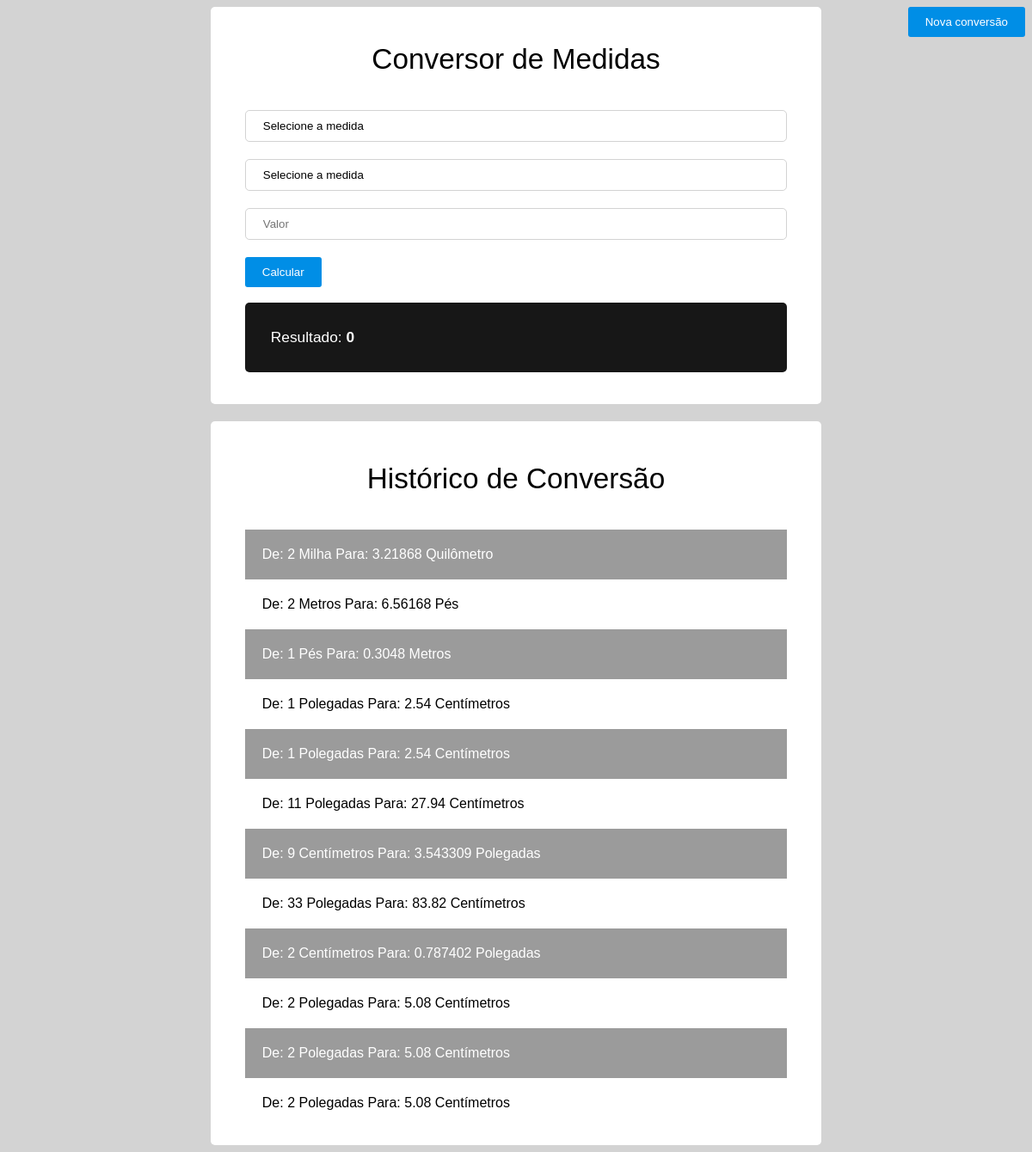
The page / on the database its author committed.
### tables this page shows
CREATE TABLE historic(
    id INTEGER PRIMARY KEY AUTOINCREMENT NOT NULL UNIQUE,
    value_from DECIMAL NOT NULL,
    unity_from VARCHAR NOT NULL,
    value_to DECIMAL NOT NULL,
    unity_to VARCHAR NOT NULL
);

### index.php (called while the page is built, shortened)
<?php
require_once 'controller/Controller.php';
$controller = new Controller();
$controller->init();
?>

### model/AbstractFactory.php (called while the page is built, shortened)
<?php
abstract class AbstractFactory {
    public function __construct() {
        try {
            $this->db = new PDO("sqlite:model/DB_Convertion.sqlite");
        } catch (PDOException $exception) {
            echo $exception->getMessage();
        } catch (Exception $exception) {
            echo $exception->getMessage();
        }
    }
    protected function queryRowsToListOfObjects
    (PDOStatement $result, $nameObject): array {
        $list = array();
        $r = $result->fetchAll(PDO::FETCH_NUM);
        foreach ($r as $row) {
            $ref = new ReflectionClass($nameObject);
            $list[] = $ref->newInstanceArgs($row);
        }
        return $list;
    }
}
?>

### model/HistoricManager.php (called while the page is built, shortened)
<?php
    require_once("model/Historic.php");
    require_once("model/HistoricFactory.php");
    class HistoricManager {
        public function __construct() {
            $this->factory = new HistoricFactory();
        }
        public function findAll() {
            return $this->factory->findAll();
        }
    }
?>

### model/HistoricFactory.php (called while the page is built, shortened)
<?php
require_once("Historic.php");
require_once("AbstractFactory.php");
class HistoricFactory extends AbstractFactory {
  public function findAll(): array {
    $sql = "SELECT * FROM historic ORDER BY id DESC";
    try {
      $resultRows = $this->db->query($sql);
      $resultObject = $this->queryRowsToListOfObjects($resultRows, "Historic");
      return $resultObject;
    } catch (Exception $exc) {
      echo $exc->getMessage();
      $resultObject = array();
    }
  }
}
?>

### model/Historic.php (called while the page is built, shortened)
<?php
class Historic {
    private $valueFrom;
    private $valueTo;
    private $unityFrom;
    private $unityTo;
    public function __construct(string $id="", float $valueFrom, string $unityFrom, float $valueTo, string $unityTo) {
        $this->valueFrom = $valueFrom;
        $this->valueTo = $valueTo;
        $this->unityFrom = $unityFrom;
        $this->unityTo = $unityTo;
    }
    public function getValueFrom():float {
        return $this->valueFrom;
    }
    public function getValueTo():float {
        return $this->valueTo;
    }
    public function getUnityFrom():string {
        return $this->unityFrom;
    }
    public function getUnityTo():string {
        return $this->unityTo;
    }
}
?>

### view/home.php (the view, shortened to what this page needs)
<!DOCTYPE html>
<html lang="pt-br">
<head>
    <link rel="stylesheet" href="view/style.css">
</head>
<body>
    <form class="back-form" action="?page=convertion">
        <button>Nova conversão</button>
    </form>
    <form class="convertion-form" action="?page=home&action=calculate" method="post">
        <h1>Conversor de Medidas</h1>
        <select name="from" id="from">
            <option value="" selected>Selecione a medida</option>
        </select>
        <select name="to" id="to">
            <option value="" selected>Selecione a medida</option>
        </select>
        <input type="number" name="value" id="value" placeholder="Valor">
        <button>Calcular</button>
        <p class="result">Resultado:
            <strong>
                <?= $result?>
            </strong>
        </p>
    </form>
    <section class="historic">
        <h2>Histórico de Conversão</h2>
        <?php foreach ($historic as $h) { ?>
        <div>
            De:
            <?= $h->getValueFrom()?>
            <?= $h->getUnityFrom()?>
            Para:
            <?= $h->getValueTo()?>
            <?= $h->getUnityTo()?>
        </div>
        <?php } ?>
    </section>
</body>
</html>

### controller/Controller.php (shortened to what this page needs)
<?php
require_once("model/HistoricManager.php");
class Controller {
    public function __construct() {
        $this->convertionManager = new ConvertionManager();
        $this->historicManager = new HistoricManager();
    }
    public function init () {
        if(isset($_GET['page'])){
            $page = $_GET['page'];
        } else $page = '';
        switch ($page) {
            default:
                $this->loadHome();
                break;
        }
    }
    private function loadHome() {
        unset($historic);
        try {
            $historic = $this->historicManager->findAll();
        } catch (Exception $e) {
            $message = (object) ['message' => $e->getMessage(), 'type' => 'error'];
        }
        if(isset($_GET['action']) && $_GET['action'] == 'calculate') {
            try {
                $result = $this->convertionManager->convert($_POST['from'], $_POST['to'], $_POST['value']);
                $historic = $this->historicManager->findAll();
            } catch (Exception $e) {
                $result = 0;
                $message = (object) ['message' => $e->getMessage(), 'type' => 'error'];
            }
        } else $result = 0;
        require 'view/home.php';
    }
}
?>

### view/style.css (style rules this page uses)
body { font-family: sans-serif; background-color: lightgray; }
select { -webkit-appearance: none; -moz-appearance: none; appearance: none; }
select, input { box-sizing: border-box; border: 1px solid lightgray; background: white; border-radius: 5px; padding: 10px 20px; width: 100%; margin-bottom: 20px; }
button { padding: 10px 20px; background-color: rgb(0, 142, 230); border: none; border-radius: 3px; font-size: 10pt; color: white; cursor: pointer; transition: .3s; }
.back-form { float: right; }
.convertion-form { box-sizing: border-box; background-color: white; width: 60%; padding: 20px 40px; margin: auto; border-radius: 5px; margin-bottom: 20px; }
.historic { box-sizing: border-box; background-color: white; width: 60%; padding: 20px 40px; margin: auto; border-radius: 5px; }
.historic div { box-sizing: border-box; padding: 20px; }
.historic div:nth-child(2n) { background-color: rgb(155, 155, 155); color: white; }
.historic h2, .convertion-form h1 { font-weight: 300; text-align: center; font-size: 25pt; margin-bottom: 40px; }
.result { background-color: rgb(23, 23, 23); color: white; border-radius: 5px; padding: 30px; box-sizing: border-box; font-weight: 300; font-size: 13pt; }

### rows shown on the page
historic: value_from "2", unity_from "Milha", value_to "3.21868", unity_to "Quilômetro"
historic: value_from "2", unity_from "Metros", value_to "6.56168", unity_to "Pés"
historic: value_from "1", unity_from "Pés", value_to "0.3048", unity_to "Metros"
historic: value_from "1", unity_from "Polegadas", value_to "2.54", unity_to "Centímetros"
historic: value_from "1", unity_from "Polegadas", value_to "2.54", unity_to "Centímetros"
historic: value_from "11", unity_from "Polegadas", value_to "27.94", unity_to "Centímetros"
historic: value_from "9", unity_from "Centímetros", value_to "3.543309", unity_to "Polegadas"
historic: value_from "33", unity_from "Polegadas", value_to "83.82", unity_to "Centímetros"
historic: value_from "2", unity_from "Centímetros", value_to "0.787402", unity_to "Polegadas"
historic: value_from "2", unity_from "Polegadas", value_to "5.08", unity_to "Centímetros"
historic: value_from "2", unity_from "Polegadas", value_to "5.08", unity_to "Centímetros"

### other values the page prints
$result "0"
$h->getValueFrom() "2"
$h->getUnityFrom() "Polegadas"
$h->getValueTo() "5.08"
$h->getUnityTo() "Centímetros"
